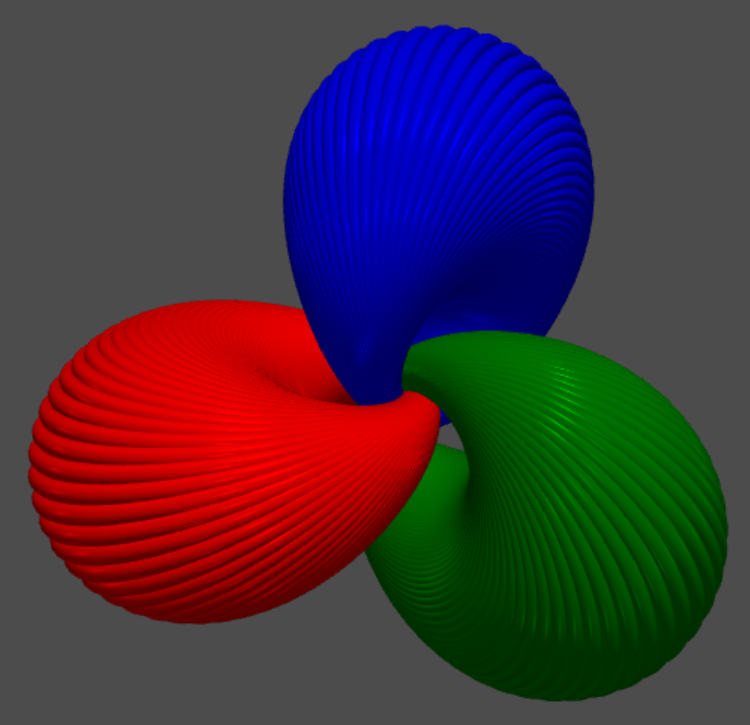

Here is the Python script that generated this plot:
import numpy as np
import pyvista as pv
from torus_three_points.main import torusThreePoints

# Hopf fiber
def HopfInverse(p, phi):
    return (
        np.array(
            [
                p[0] * np.cos(phi) + p[1] * np.sin(phi),
                (1 + p[2]) * np.sin(phi),
                (1 + p[2]) * np.cos(phi),
                p[0] * np.sin(phi) - p[1] * np.cos(phi),
            ]
        )
        / np.sqrt(2 * (1 + p[2]))
    )


# stereographic projection
def Stereo(q):
    return q[0:3] / (1 - q[3])


# rotation in 4D space (right-isoclinic)
def rotate4d(alpha, beta, xi, vec):
    a = np.cos(xi)
    b = np.sin(alpha) * np.cos(beta) * np.sin(xi)
    c = np.sin(alpha) * np.sin(beta) * np.sin(xi)
    d = np.cos(alpha) * np.sin(xi)
    p = vec[0]
    q = vec[1]
    r = vec[2]
    s = vec[3]
    return np.array(
        [
            a * p - b * q - c * r - d * s,
            a * q + b * p + c * s - d * r,
            a * r - b * s + c * p + d * q,
            a * s + b * r - c * q + d * p,
        ]
    )


nCirclesByCyclide = 100
theta_ = np.linspace(0, 2 * np.pi, nCirclesByCyclide + 1)[0:nCirclesByCyclide]
nCyclides = 3
beta0_ = np.linspace(0, 2 * np.pi, nCyclides + 1)[0:nCyclides]
colors = ["blue", "red", "green"]
phi = 1  # -pi/2 < phi < pi/2; close to pi/2 <=> big hole

plotter = pv.Plotter()

for i in range(nCyclides):
    beta0 = beta0_[i]
    for theta in theta_:
        # take 3 points on the Hopf fiber of the point with
        # spherical coordinates (theta,phi), and rotate them
        circle4d3pts = [
            rotate4d(
                np.pi / 2, beta0, 1,
                HopfInverse(
                    np.array(
                        [
                            np.cos(theta) * np.cos(phi),
                            np.sin(theta) * np.cos(phi),
                            np.sin(phi),
                        ]
                    ),
                    t,
                ),
            )
            for t in [0, 2, 4]
        ]
        # apply the stereographic projection
        # this gives 3 points on a circle in the 3D space
        pts = [Stereo(q) for q in circle4d3pts]
        torusThreePoints(
          plotter, pts[0], pts[1], pts[2], 0.2,
          color=colors[i], specular=0.9, smooth_shading=True
        )
plotter.show()
